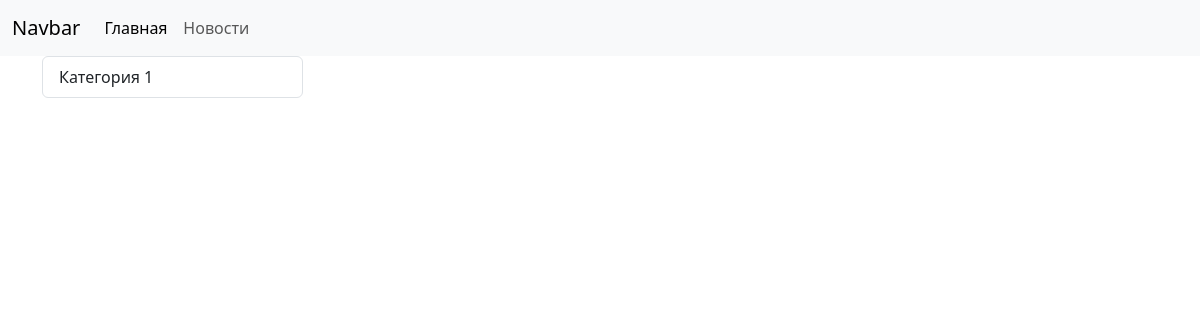
Before: /category/1 with the older database file.
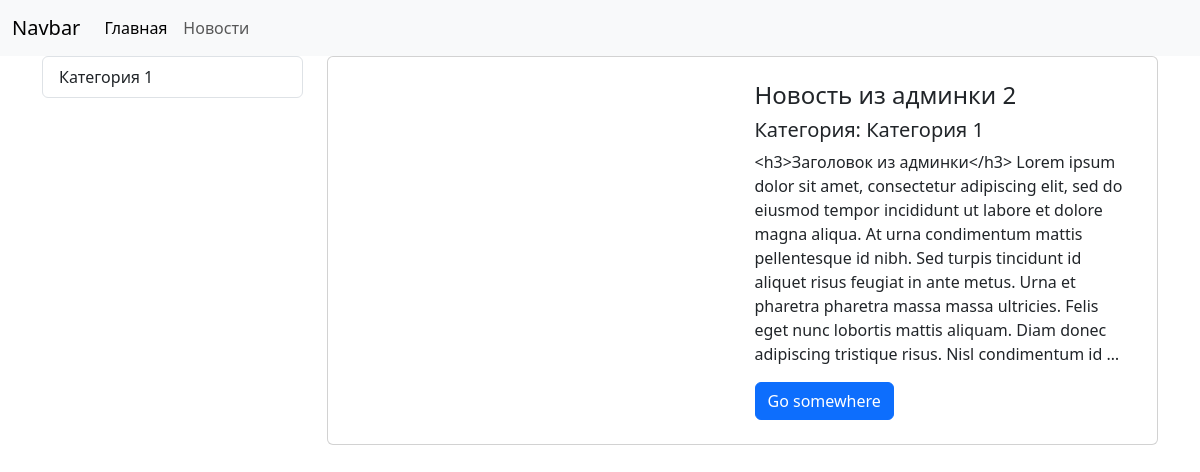
After: the same page with the newer database file.
### newsApp/models.py (models this page shows)
class Category(models.Model):
    title = models.CharField(max_length=150, db_index=True, verbose_name='Название')
    class Meta:
        verbose_name='Категория'
        verbose_name_plural='Категории'
        ordering=['title']

class News(models.Model):
    id = models.BigAutoField(auto_created=True, primary_key=True, serialize=False, verbose_name='ID')
    title = models.CharField(max_length=150, verbose_name='Заголовок')
    content = models.TextField(blank=True, verbose_name='Текст')
    created_at = models.DateTimeField(auto_now_add=True, verbose_name='Создано')
    updated_at = models.DateTimeField(auto_now=True, verbose_name='Обновлено')
    photo = models.ImageField(upload_to='media/%Y/%m/%d', verbose_name='Картинка')
    is_published = models.BooleanField(default=True, verbose_name='Опубликовано?')
    category = models.ForeignKey("Category", on_delete=models.PROTECT, null=True)
    class Meta:
        verbose_name_plural='Новости'
        verbose_name='Новость'
        ordering=['-created_at']

### newsApp/views.py (the view)
# urls.py: path("category/<int:category_id>", get_category, name="Category")
def get_category(request, category_id):
    news = News.objects.filter(category_id=category_id)
    categories = Category.objects.all()
    category = Category.objects.filter(pk=category_id)
    context = {
        'news': news,
        'categories': categories,
        'category': category
    }
    return render(request,'category.html', context=context)

### newsApp/templates/category.html (shortened to what this page needs)
{% extends "base.html" %}
  {% block content %}
  <div class="news__content col-9">
    {% for item in news %}
    <div class="card p-4">
      <div class="row align-items-center">
        <div class="col-6">
        </div>
        <div class="col-6">
          <h4>{{item.title}}</h4>
          <h5>Категория: {{item.category.title}}</h5>
          <p>{{item.content|truncatewords:60}}</p>
          <button class="btn btn-primary me-auto">Go somewhere</button>
        </div>
      </div>
    </div>
    {% endfor %}
  </div>
  {% endblock content %}

### newsApp/templates/inc/_sidebar.html
<div class="news__sidebar col-3">
    <div class="list-group">
      {% for cat in categories %}
      <a
        class="list-group-item list-group-item-action"
        href="{% url 'Category' cat.id %}"
        >{{cat.title}}
      </a>
      {% endfor %}
    </div>
  </div>

Changed rows visible on the page:
now on this page (row edited): News: title "Новость из админки 2", category "Категория 1", content "<h3>Заголовок из админки</h3> Lorem ipsum dolor sit amet, consectetur adipiscing elit, sed do eiusmod tempor incididunt ut labore et dolore magna aliqua. At urna condimentum mattis pellentesque id nibh. Sed turpis tincidunt id aliquet risus feugiat in ante metus. Urna et pharetra pharetra massa massa ultricies. Felis eget nunc lobortis mattis aliquam. Diam donec adipiscing tristique risus. Nisl condimentum id …"
